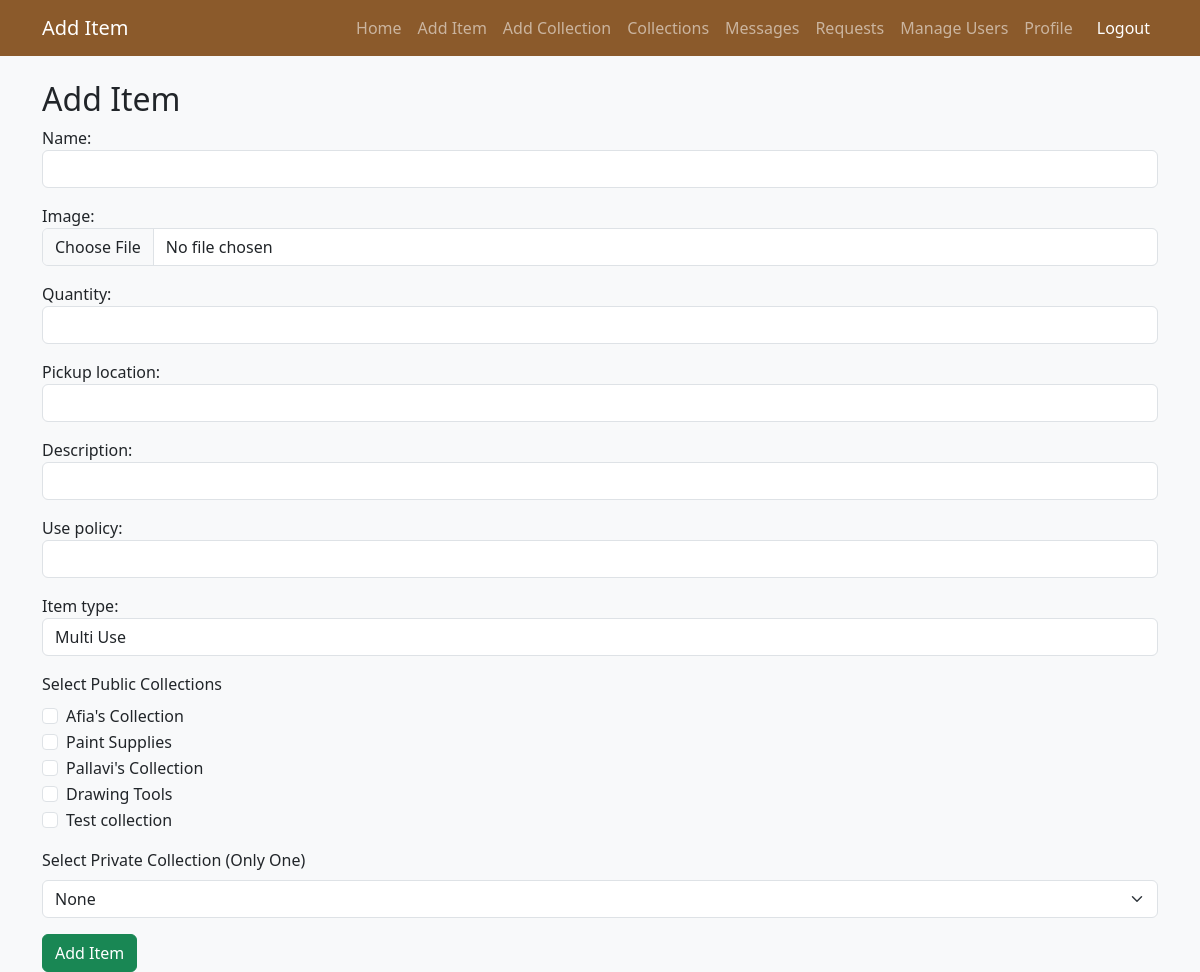
Page /artlibrary/add_item/ (signed in) on the earlier database version.
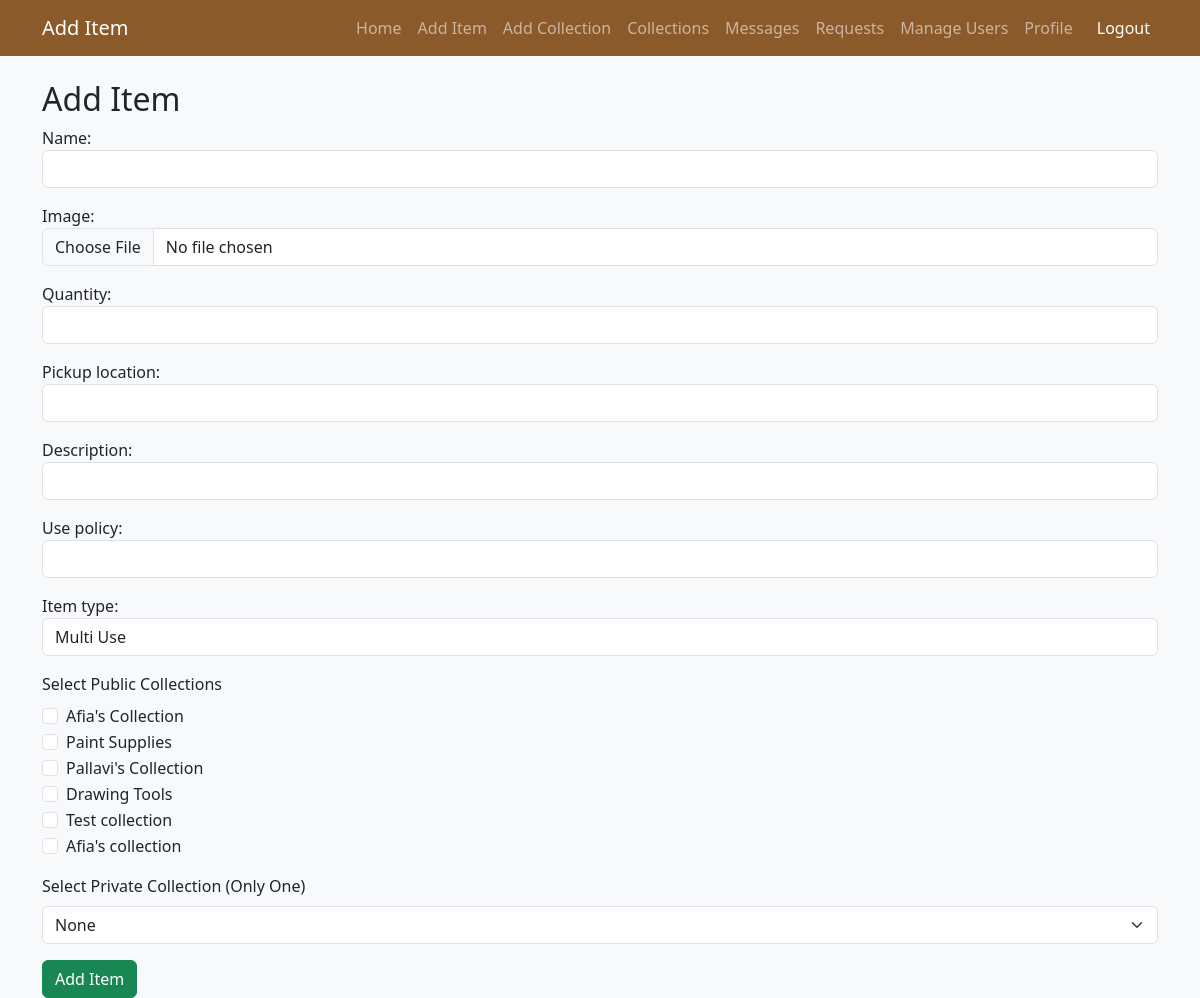
Same page on the later database version.
### artlibrary/models.py (models this page shows, shortened)
class Collection(models.Model):
    title = models.CharField(max_length=255)
    description = models.TextField(blank=True, null=True)
    num_items = models.PositiveIntegerField(default=0)
    is_public = models.BooleanField(default=True)
    users = models.ManyToManyField(CustomUser, blank=True, related_name='collections')
    added_by = models.ForeignKey(CustomUser, on_delete=models.CASCADE, related_name='created_collections', default=2)
    art_supplies = models.ManyToManyField('ArtSupply', blank=True, related_name='collections_in')

### artlibrary/views.py (the view, shortened to what this page needs)
# urls.py: path('add_item/',views.add_item,name="add_item"),
@login_required
def add_item(request):
    if(request.user.user_role!="librarian"):
        if request.user.user_role=="anonymous":
            return redirect("anonymous_page")
        else:
            return redirect("patron_page")
    collections = Collection.objects.all()
    add_item_form = AddArtSupplyForm(request.POST or None, request.FILES or None)
    return render(request, 'artlibrary/add_item.html', {
        'add_item_form': add_item_form,
        'collections': collections
    })

### artlibrary/forms.py
class AddArtSupplyForm(forms.ModelForm):
    class Meta:
        model = ArtSupply
        fields = ['name', 'image', 'quantity', 'pickup_location','description','use_policy','item_type']
        widgets = {
            'name': forms.TextInput(attrs={'class': 'form-control'}),
            'quantity': forms.NumberInput(attrs={'class': 'form-control'}),
            'pickup_location': forms.TextInput(attrs={'class': 'form-control'}),
            'image': forms.ClearableFileInput(attrs={'class': 'form-control'}),
            'description': forms.TextInput(attrs={'class': 'form-control'}),
            'use_policy':forms.TextInput(attrs={'class':'form-control'}),
            'item_type':forms.Select(attrs={'class':'form-control'}),
        }

### artlibrary/templates/artlibrary/add_item.html (shortened to what this page needs)
{% load django_bootstrap5 %}
<!DOCTYPE html>
<html lang="en">
<head>
    {% bootstrap_css %}
</head>
<nav class="navbar navbar-expand-lg navbar-dark bg-brown">
    <div class="container">
        <a class="navbar-brand" href="#">Add Item</a>
        <div class="collapse navbar-collapse" id="navbarNav">
            <ul class="navbar-nav ms-auto">
                    <li class="nav-item"><a class="nav-link" href="{% url 'dashboard' %}">Home</a></li>
                {% if request.user.user_role == "librarian" %}
                <li class="nav-item"><a class="nav-link" href="{% url 'add_item' %}">Add Item</a></li>
                {% endif %}
                {% if request.user.user_role != "anonymous_user" %}
                <li class="nav-item"><a class="nav-link" href="{% url 'add_collection' %}">Add Collection</a></li>
                {% endif %}
                <li class="nav-item"><a class="nav-link" href="{% url 'collections' %}">Collections</a></li>
                <li class="nav-item"><a class="nav-link" href="#">Messages</a></li>
                {% if request.user.user_role == "librarian" %}
                <li class="nav-item"><a class="nav-link" href="{% url 'view_requests' user.id %}">Requests</a></li>
                <li class="nav-item"><a class="nav-link" href="{% url 'manage_users' %}">Manage Users</a></li>
                {% endif %}
                {% if request.user.user_role != "anonymous_user" %}
                <li class="nav-item"><a class="nav-link" href="{% url 'profile' %}">Profile</a></li>
                {% endif %}
                <li class="nav-item">
                    <a class="nav-link btn btn-danger btn-sm text-white ms-2" href="{% url 'logout' %}">Logout</a>
                </li>
            </ul>
        </div>
    </div>
    </nav>
<body class="bg-light">
    <div class="container mt-4">
        <h2>Add Item</h2>
        <form method="POST" enctype="multipart/form-data">
            {{ add_item_form.as_p }}
            <div class="mb-3">
                <label class="form-label">Select Public Collections</label>
                <div>
                    {% for collection in collections %}
                        {% if collection.is_public %}
                            <div class="form-check">
                                <input class="form-check-input" type="checkbox" name="public_collections" value="{{ collection.id }}" id="public_{{ collection.id }}">
                                <label class="form-check-label" for="public_{{ collection.id }}">
                                    {{ collection.title }}
                                </label>
                            </div>
                        {% endif %}
                    {% endfor %}
                </div>
            </div>
            <div class="mb-3">
                <label for="private_collection" class="form-label">Select Private Collection (Only One)</label>
                <select id="private_collection" name="private_collection" class="form-select">
                    <option value="">None</option>
                </select>
            </div>
            <button type="submit" name="add_item" class="btn btn-success">Add Item</button>
        </form>
    </div>
</body>
</html>

Differences in the rows shown:
added Collection: title "Afia's collection"
